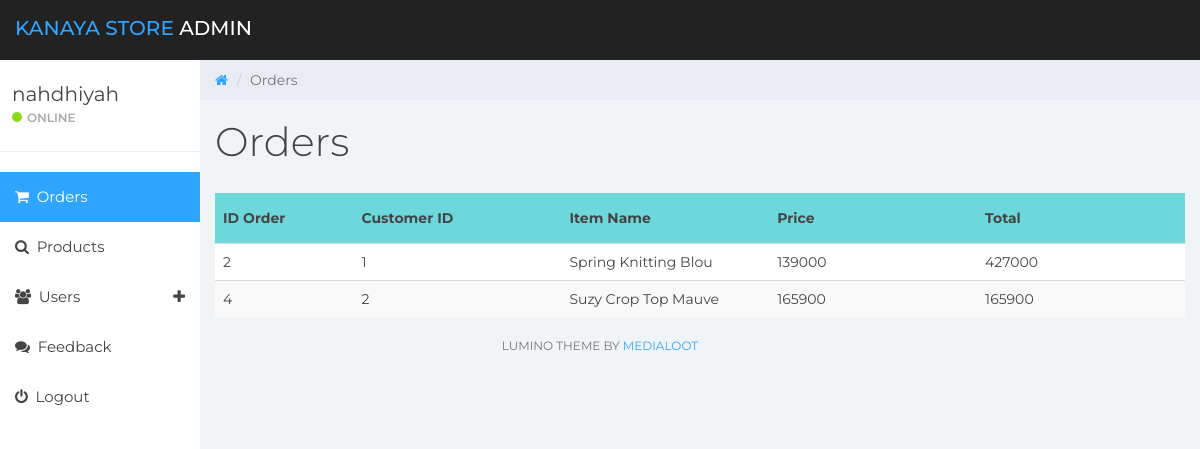
The app's page /webadmin/index.php (signed in) with its own data.
### tables this page shows
CREATE TABLE `shopping_cart_final` (
  `CartId` int(11) NOT NULL,
  `CustomerId` int(11) NOT NULL,
  `ItemName` varchar(20) NOT NULL,
  `Quantity` int(11) NOT NULL,
  `Price` float NOT NULL,
  `Total` float NOT NULL,
  `OrderDate` date NOT NULL
);

### webadmin/index.php (the view, shortened to what this page needs)
<!DOCTYPE html>
<html>
<head>
	<link href="css/bootstrap.min.css" rel="stylesheet">
	<link href="css/font-awesome.min.css" rel="stylesheet">
	<link href="css/datepicker3.css" rel="stylesheet">
	<link href="css/styles.css" rel="stylesheet">
</head>
<body>
	<?php
		include "../config/koneksi.php";
	?>
	<nav class="navbar navbar-custom navbar-fixed-top" role="navigation">
		<div class="container-fluid">
			<div class="navbar-header">
				<a class="navbar-brand" href="#"><span>Kanaya Store </span>Admin</a>
			</div>
		</div>
	</nav>
	<div id="sidebar-collapse" class="col-sm-3 col-lg-2 sidebar">
		<div class="profile-sidebar">
			<div class="profile-usertitle">
				<?php
					if($_SESSION['status'] == 'login') { ?>
						<div class="profile-usertitle-name"> <?php echo $_SESSION['Name']; ?> </div>
					<?php  }
						else {
							echo '<script type="text/javascript">alert("You have to login");window.location=\'login.html\';</script>';
						} ?>
				<div class="profile-usertitle-status"><span class="indicator label-success"></span>Online</div>
			</div>
		</div>
		<ul class="nav menu">
			<li class="active"><a href="index.php"><em class="fa fa-shopping-cart">&nbsp;</em> Orders</a></li>
			<li><a href="product.php"><em class="fa fa-search">&nbsp;</em> Products</a></li>
			<li class="parent "><a data-toggle="collapse" href="#sub-item-1">
				<em class="fa fa-users">&nbsp;</em> Users <span data-toggle="collapse" href="#sub-item-1" class="icon pull-right"><em class="fa fa-plus"></em></span>
				</a>
			</li>
			<li><a href="feedback.php"><em class="fa fa-comments">&nbsp;</em> Feedback</a></li>
			<li><a href="logout.php"><em class="fa fa-power-off">&nbsp;</em> Logout</a></li>
		</ul>
	</div>
	<div class="col-sm-9 col-sm-offset-3 col-lg-10 col-lg-offset-2 main">
		<div class="row">
			<ol class="breadcrumb">
				<li><a href="#">
					<em class="fa fa-home"></em>
				</a></li>
				<li class="active">Orders</li>
			</ol>
		</div>
		<div class="row">
			<div class="col-lg-12">
				<h1 class="page-header">Orders</h1>
			</div>
		</div>
		<table id="course_table" class="table table-striped">
                    <thead bgcolor="#6cd8dc">
                        <tr class="table-primary">
                           <th width="10%">ID Order</th>
                           <th width="15%">Customer ID</th>
                           <th width="15%">Item Name</th>
						   <th width="15%">Price</th>
                           <th width="15%">Total</th>
                        </tr>
                    </thead>
                    <tbody>
                        <tr>
                            <?php
                                $query = "SELECT * from shopping_cart_final";
                                $result = mysqli_query($connect, $query);
                                if (mysqli_num_rows($result) > 0) {
                                    while ($row = mysqli_fetch_assoc($result)) {
                                    ?>
                                    <tr>
                                        <td><?php echo $row["CartId"] ?></td>
                                        <td><?php echo $row["CustomerId"] ?></td>
                                        <td><?php echo $row["ItemName"] ?></td>
                                        <td><?php echo $row["Price"] ?></td>
										<td><?php echo $row["Total"] ?></td>
                                    </tr>
                                    <?php
                                    }
                                } else {
                                    echo "No Orders";
                                }
                            ?>
                        </tr>
                </table>
			</div>
			<div class="col-sm-12">
				<p class="back-link">Lumino Theme by <a href="https://www.medialoot.com">Medialoot</a></p>
			</div>
</body>
</html>

### webadmin/css/styles.css (style rules this page uses)
body { background: #f1f4f7; padding-top: 60px; font-size: 14px; color: #444444; font-family: "Montserrat", "Helvetica Neue", Helvetica, Arial, sans-serif; }
p { color: #777; }
a, a:hover, a:focus { color: #30a5ff; }
h1, h2, h3, h4, h5, h6 { color: #444444; }
h1 { font-weight: 300; font-size: 40px; }
.navbar-custom { background: #222; height: 60px; }
.navbar-header .navbar-brand { color: #fff; font-size: 20px; text-transform: uppercase; font-weight: 500; height: 60px; padding-top: 18px; }
.navbar-header .navbar-brand span { color: #30a5ff; }
.label-success { background-color: #8ad919; }
.navbar { border: 0; }
.sidebar { display: block; padding: 0; display: none; box-shadow: none; background: #fff; }
.sidebar ul { margin: 20px 0px; }
@media (min-width: 768px) { .sidebar { display: block; position: fixed; top: 60px; bottom: 0; left: 0; z-index: 1000; display: block; margin: 0; padding: 0; overflow-x: hidden; overflow-y: auto; } }
@media (min-width: 768px) { .navbar-header { width: 100%; } }
.sidebar ul.nav .active a, .sidebar ul.nav li.parent a.active, .sidebar ul.nav .active > a:hover, .sidebar ul.nav li.parent a.active:hover, .sidebar ul.nav .active > a:focus, .sidebar ul.nav li.parent a.active:focus { color: #fff; background-color: #30a5ff; }
.sidebar ul.nav li a { height: 50px; font-size: 15px; line-height: 2em; color: #444444; }
.profile-sidebar { padding: 10px 0; border-bottom: 1px solid #e9ecf2; }
.indicator { width: 10px; height: 10px; display: inline-block; border-radius: 9999px; margin-right: 5px; }
.profile-usertitle { float: left; text-align: left; margin: 10px 0 0 12px; }
.profile-usertitle-name { font-size: 20px; margin-bottom: 0px; }
.profile-usertitle-status { text-transform: uppercase; color: #AAA; font-size: 12px; font-weight: 600; margin-bottom: 15px; }
.breadcrumb { border-radius: 0; padding: 10px 15px 10px 15px; background: #e9ecf2; margin: 0; }
h1.page-header { margin-top: 20px; border-bottom: 0; }
.table { background: #fff; }
.table > thead > tr > th { border-bottom: 1px solid #e6e7e8; vertical-align: middle; height: 50px; }
p.back-link { text-align: center; margin-bottom: 20px; font-size: 12px; text-transform: uppercase; }

### records on screen
shopping_cart_final: CartId "2", CustomerId "1", ItemName "Spring Knitting Blou", Price "139000", Total "427000"
shopping_cart_final: CartId "4", CustomerId "2", ItemName "Suzy Crop Top Mauve", Price "165900", Total "165900"

### other values on screen
$_SESSION['Name'] "nahdhiyah"
